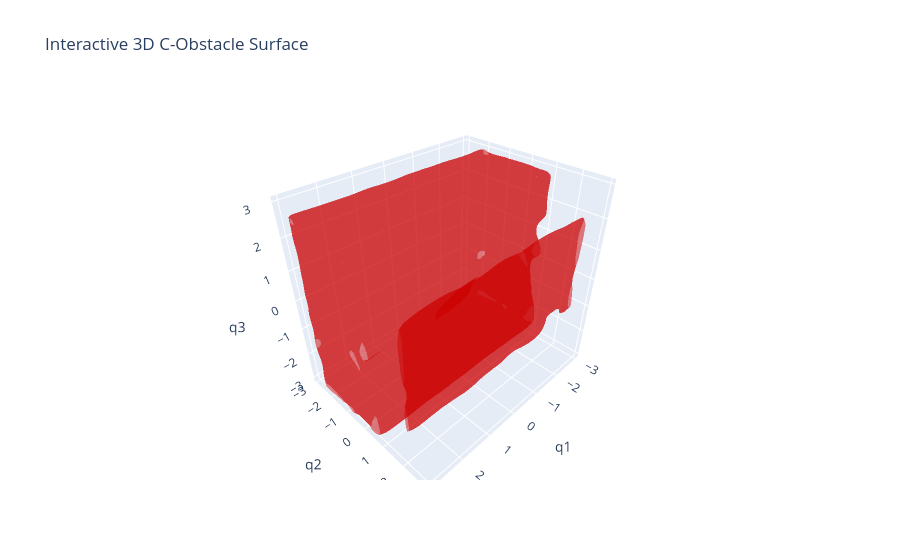

Notebook code cell kept with this figure:
### Markdown cell above
### Interactive Mesh Rendering (Plotly)
This provides a much smoother 3D rotation experience.

### Code cell
try:
    verts, faces, normals, values = measure.marching_cubes(Z, level=0)
    verts = (verts / (res - 1)) * (2 * np.pi) - np.pi

    fig = go.Figure(data=[go.Mesh3d(
        x=verts[:, 0], y=verts[:, 1], z=verts[:, 2],
        i=faces[:, 0], j=faces[:, 1], k=faces[:, 2],
        color='red', opacity=0.5,
        flatshading=True
    )])

    fig.update_layout(
        title="Interactive 3D C-Obstacle Surface",
        scene=dict(
            xaxis_title="q1", yaxis_title="q2", zaxis_title="q3",
            xaxis=dict(range=[-np.pi, np.pi]),
            yaxis=dict(range=[-np.pi, np.pi]),
            zaxis=dict(range=[-np.pi, np.pi])
        )
    )
    fig.show()
except Exception as e:
    print(f"Mesh rendering failed: {e}")

### Figure 1 — Plotly figure (JSON) as saved in the notebook; plotly's stock layout.template omitted (floating-point values rounded to 4 significant figures; data arrays with more than 128 entries replaced by an {"elided": "..."} marker saying what was removed)
{"data": [{"color": "red", "flatshading": true, "i": {"elided": "41888 int values"}, "j": {"elided": "41888 int values"}, "k": {"elided": "41888 int values"}, "opacity": 0.5, "type": "mesh3d", "x": {"elided": "21126 float values"}, "y": {"elided": "21126 float values"}, "z": {"elided": "21126 float values"}}], "layout": {"scene": {"xaxis": {"range": [-3.142, 3.142], "title": {"text": "q1"}}, "yaxis": {"range": [-3.142, 3.142], "title": {"text": "q2"}}, "zaxis": {"range": [-3.142, 3.142], "title": {"text": "q3"}}}, "title": {"text": "Interactive 3D C-Obstacle Surface"}}}
